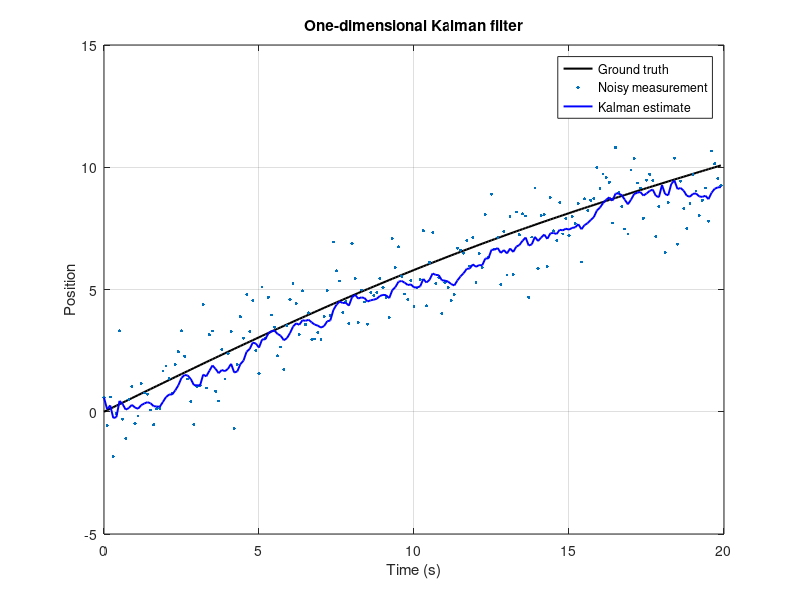

Write the MATLAB code that produced this figure.
%% One-dimensional Kalman filter demo
% Dependency: MATLAB base functions only.
clear; clc; close all; rng(7);
N = 200; dt = 0.1; time = (0:N-1)'*dt;
truePosition = 0.5*time + 0.8*sin(0.15*time);
measurementStd = 1.2;
measurement = truePosition + measurementStd*randn(N,1);
processVariance = 0.03; measurementVariance = measurementStd^2;
xEstimate = zeros(N,1); pEstimate = zeros(N,1);
xEstimate(1) = measurement(1); pEstimate(1) = 1;
for k = 2:N
    % Prediction
    xPred = xEstimate(k-1); pPred = pEstimate(k-1)+processVariance;
    % Measurement update
    gain = pPred/(pPred+measurementVariance);
    xEstimate(k) = xPred + gain*(measurement(k)-xPred);
    pEstimate(k) = (1-gain)*pPred;
end
rmseMeasurement = sqrt(mean((measurement-truePosition).^2));
rmseEstimate = sqrt(mean((xEstimate-truePosition).^2));
fprintf('Measurement RMSE: %.4f\n',rmseMeasurement);
fprintf('Kalman estimate RMSE: %.4f\n',rmseEstimate);
figure('Name','1-D Kalman filter','Color','w');
plot(time,truePosition,'k-','LineWidth',1.5); hold on;
plot(time,measurement,'.','MarkerSize',7); plot(time,xEstimate,'b-','LineWidth',1.4);
grid on; xlabel('Time (s)'); ylabel('Position');
legend('Ground truth','Noisy measurement','Kalman estimate','Location','best');
title('One-dimensional Kalman filter');
% Q is model/process uncertainty; R is measurement noise variance.
% Real projects need representative-data tuning and model validation.
